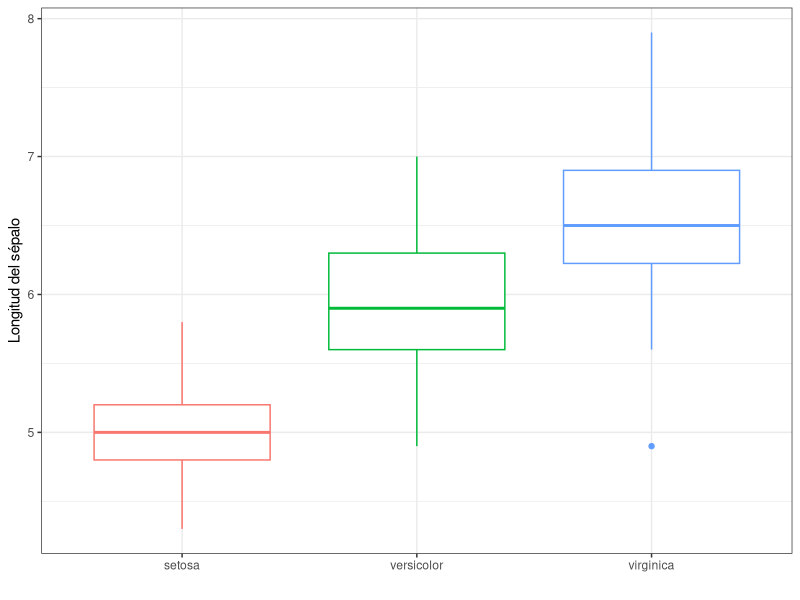
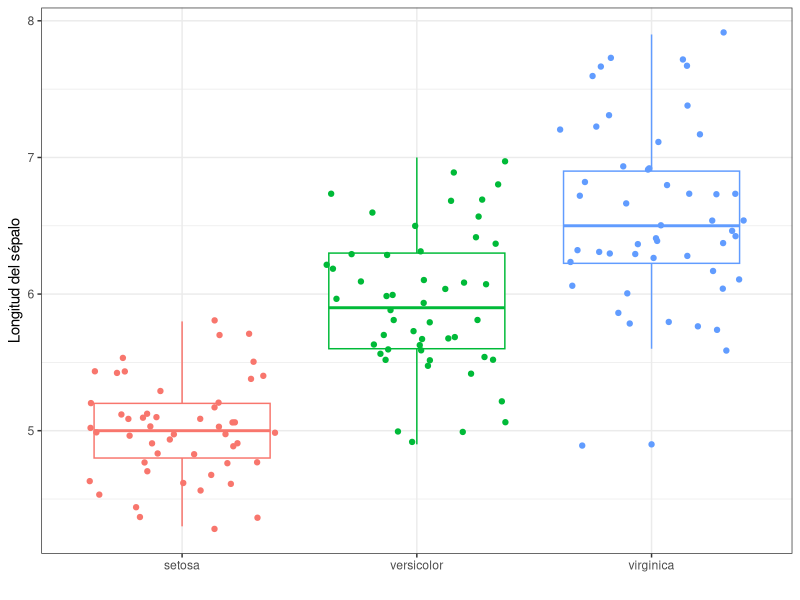
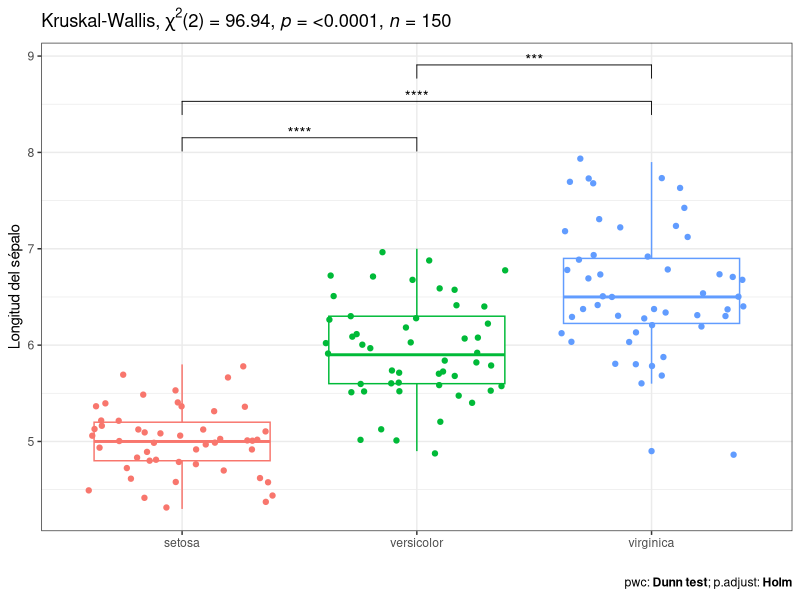
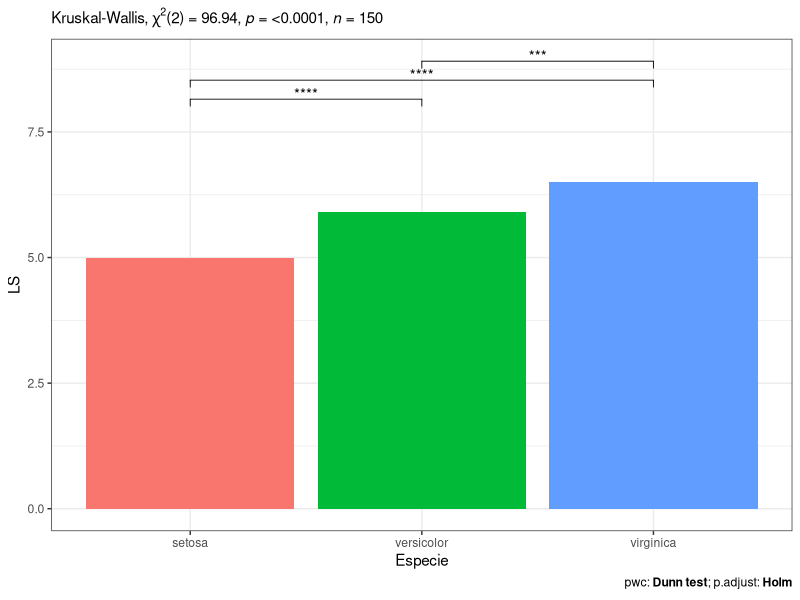
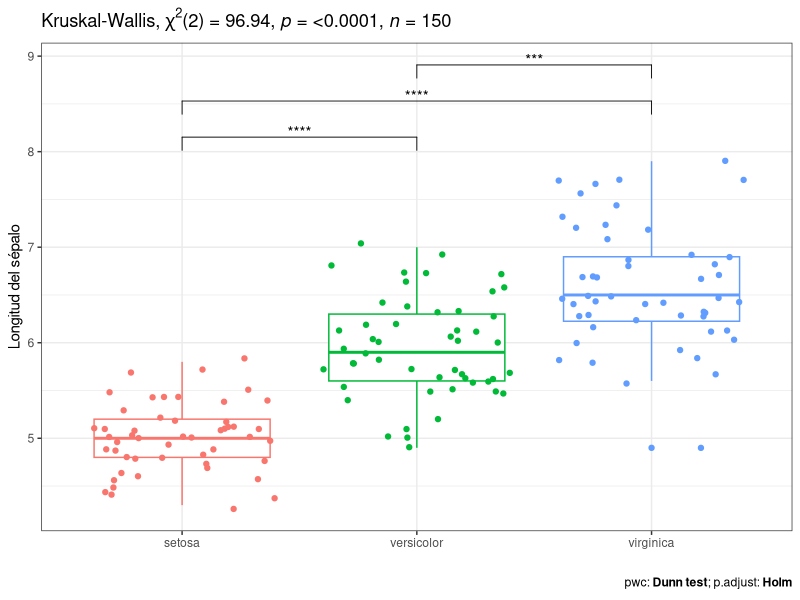

Write the R code that produced these figures, in order.
## Raúl Octavio Martínez Rincón

### Kruskal-Wallis ###
# 1. Datos ejemplo
# 2. Edición de datos
# 3. Prueba de normalidad
# 4. Prueba de homogeneidad de varianzas
# 5. Prueba Kruskal-Wallis
# 6. Prueba de Dunn
# 7. Figura para Kruskal-Wallis y Dunn  

#### Librerías (paquetes) ####
library(tidyverse) # Colección de librerias
theme_set(theme_bw()) # Tema blanco y negro
library(rstatix) # Pruebas estadistícas básicas coherente con tidyverse
library(ggpubr) # Funciones para figuras "listas para publicación"

#### Directorio de trabajo ####
# Es importante definir para importar/exportar datos/figuras
setwd("C:/Raul/Tutoriales en R/Kruskal y Dunn")

#### datos ejemplo ####
?iris

datos <- tibble(iris) # Convertir a tibble
datos

#### Edición de datos ####
# Renombrar las columnas ("variables)
names(datos) <- c("LS", "AS", "LP", "AP", "Especie")

datos

#### Prueba de normalidad ####
# Prueba de normalidad de Shapiro-Wilk
datos %>% 
  shapiro_test(LS) # p<0.05 = No normales

datos %>% 
  shapiro_test(LS, AS, LP, AP)

# Nueva columna para definir el nivel de significancia
datos %>% 
  shapiro_test(LS, AS, LP, AP) %>% 
  mutate(pSig = ifelse(p < 0.05, "p<0.05*", "p>0.05"))

#### Prueba de homogeneidad de varianzas ####
# Prueba de homogeneidad de varianzas de Levene
datos %>% 
  levene_test(LS ~ Especie) # p<0.05 = No homogeneos

# Evaluar homocedásticidad de todas las variables
bind_rows(datos %>% levene_test(LS ~ Especie), 
          datos %>% levene_test(AS ~ Especie),
          datos %>% levene_test(LP ~ Especie),
          datos %>% levene_test(AP ~ Especie)) %>% 
  mutate(pSig = ifelse(p < 0.05, "p<0.05*", "p>0.05")) %>% 
  select(df1, df2, statistic, p, pSig)

#### Prueba de Kruskal-Wallis ####
datos %>% 
  kruskal_test(LS ~ Especie) # p<0.05 = Diferencias significativas

# Crear objeto para figuras
kwLS <- datos %>% 
  kruskal_test(LS ~ Especie)
kwLS

#### Prueba de Dunn ####
datos %>% 
  dunn_test(LS ~ Especie)

# Exportar tabla
datos %>% 
  dunn_test(LS ~ Especie) %>% 
  write_csv("Tabla 1. Prueba de Dunn.csv")

# Crear objeto para figuras
dunnLS <- datos %>% 
  dunn_test(LS ~ Especie) %>% 
  add_xy_position(x = "Especie")

dunnLS

#### Figura para Kruskal-Wallis y Dunn ####
ggplot(datos, aes(Especie, LS, col = Especie)) +
  geom_boxplot() +
  labs(y = "Longitud del sépalo", x = "") +
  theme(legend.position = "none")
# puntos = valores extremos, lineas verticales = minimo y maximo o Q1 - 1.5*IQR y Q3 + 1.5*IQR, cajas = Q1 y Q3, lineas horizontales

ggLS <- ggplot(datos, aes(Especie, LS, col = Especie)) +
  geom_boxplot() +
  geom_jitter() +
  labs(y = "Longitud del sépalo", x = "") +
  theme(legend.position = "none")

ggLS

# Figura con resultados de pruebas estadísticas
ggLS +
  stat_pvalue_manual(dunnLS, hide.ns = TRUE) +
  labs(title = get_test_label(kwLS, detailed = TRUE),
       caption = get_pwc_label(dunnLS))
ggsave("Fig 1. Kruskal-Wallis y Dunn.png", width = 9, height = 7)

#### preguntas ####
ggplot(datos, aes(Especie, LS)) + 
  stat_summary(fun = "median", geom = "bar", aes(fill = Especie)) + 
  stat_summary(fun.data = "median_hilow") +
  stat_pvalue_manual(dunnLS, hide.ns = TRUE) +
  labs(
    subtitle = get_test_label(kwLS, detailed = TRUE),
    caption = get_pwc_label(dunnLS)
  ) +
  theme(legend.position = "none")
